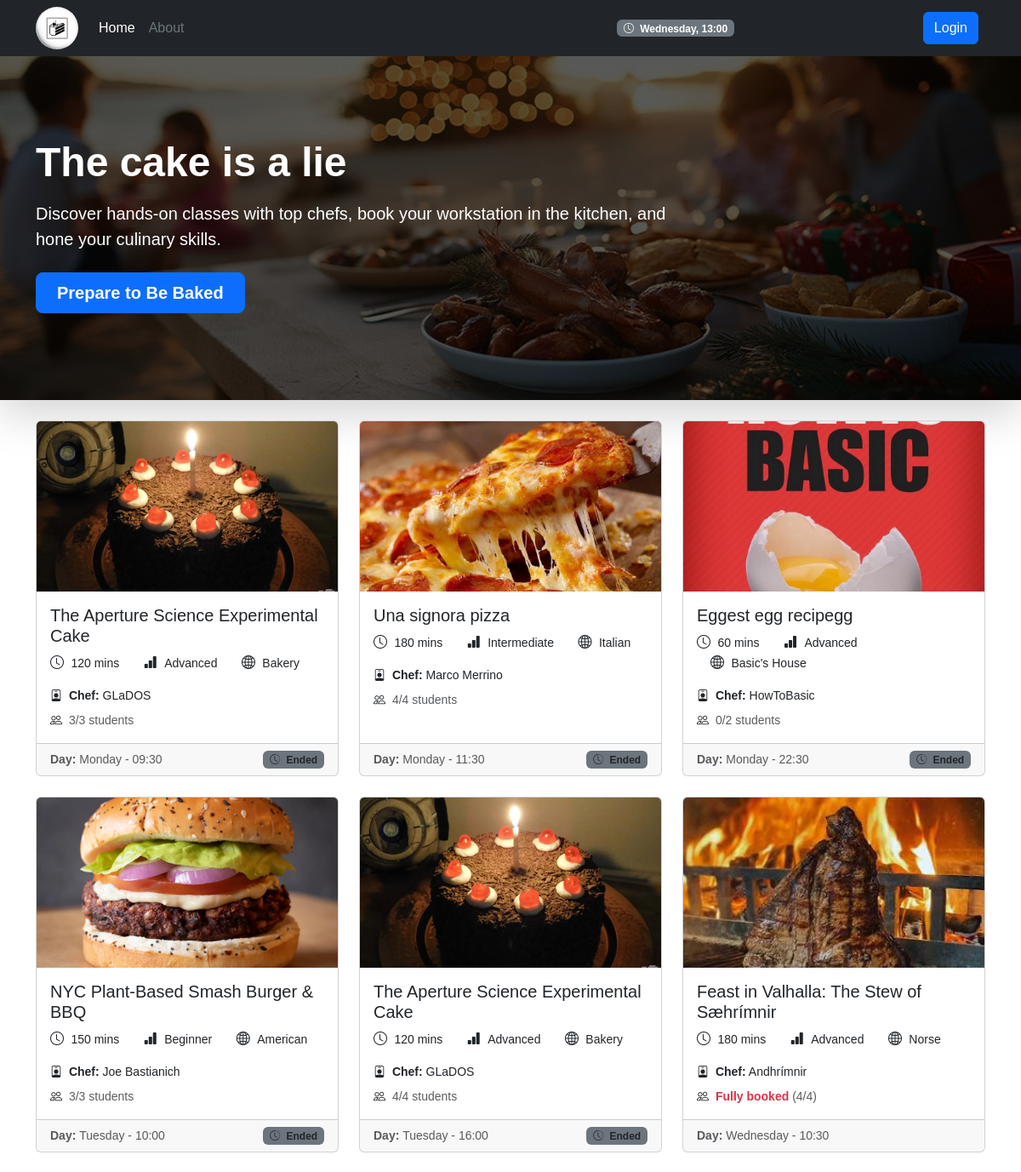
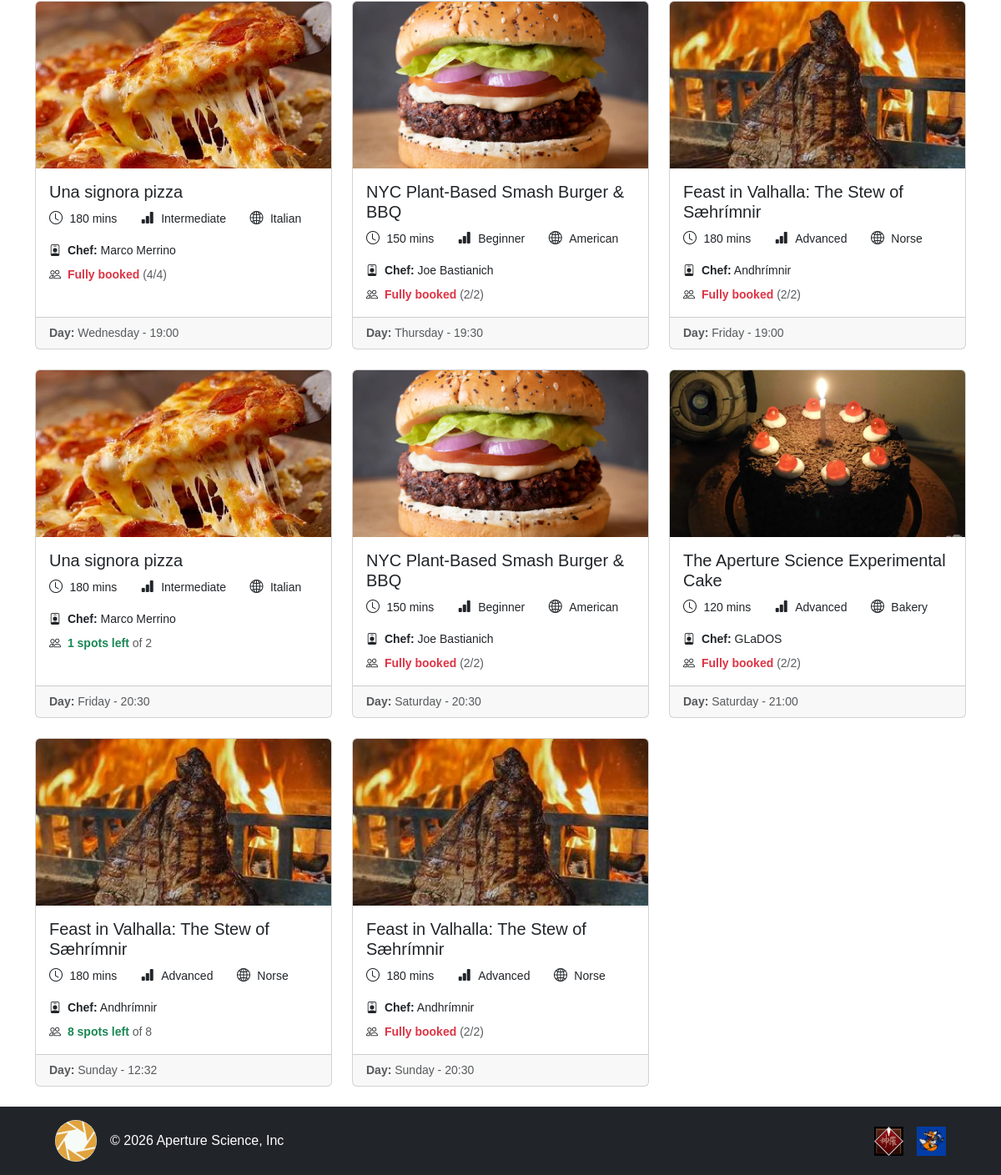
The page / on the database its author committed (2 pictures, top to bottom).
### tables this page shows
CREATE TABLE "CLASS_SESSION" (
	"id"	INTEGER NOT NULL UNIQUE,
	"max_capacity"	INTEGER NOT NULL,
	"start_time"	TEXT NOT NULL,
	"day_of_week"	TEXT NOT NULL,
	"kitchen"	TEXT NOT NULL,
	"COOKING_CLASS_id"	INTEGER NOT NULL,
	PRIMARY KEY("id" AUTOINCREMENT),
	FOREIGN KEY("COOKING_CLASS_id") REFERENCES "COOKING_CLASS"("id") ON DELETE CASCADE
);

CREATE TABLE "COOKING_CLASS" (
	"id"	INTEGER NOT NULL UNIQUE,
	"cuisine"	TEXT NOT NULL,
	"title"	TEXT NOT NULL,
	"duration"	INTEGER NOT NULL,
	"difficulty"	TEXT NOT NULL CHECK("difficulty" IN ('Beginner', 'Intermediate', 'Advanced')),
	"chef_name"	TEXT NOT NULL,
	"description"	TEXT NOT NULL,
	"dietary_category"	TEXT NOT NULL CHECK("dietary_category" IN ('Standard', 'Vegetarian', 'Vegan', 'Gluten-free')),
	"photo_1"	TEXT NOT NULL,
	"photo_2"	TEXT NOT NULL,
	"photo_3"	TEXT NOT NULL,
	"USER_email"	TEXT NOT NULL,
	PRIMARY KEY("id" AUTOINCREMENT),
	FOREIGN KEY("USER_email") REFERENCES "USER"("email") ON DELETE CASCADE
);

### app.py (the view)
@app.route("/")
def home():
    session_classes = cooking_class_dao.get_all_sessions()
    passed_sessions = []
    for session in session_classes:
        if utilities_dao.check_end_of_session(session["day_of_week"], session["start_time"], session["duration"]):
            passed_sessions.append(session["id"])
    user_bookings = {}
    if current_user.is_authenticated:
        for booking in booking_dao.get_user_bookings(current_user.email):
            user_bookings[booking["CLASS_SESSION_id"]] = booking["status"]
    return render_template("public/index.html", session_classes=session_classes, user_bookings=user_bookings, passed_sessions=passed_sessions)

### app.py (called while the page is built)
@app.context_processor
def inject_current_time():
    return {"current_day": utilities_dao.CURRENT_DAY, "current_time": utilities_dao.CURRENT_TIME}

### dao/cooking_class_dao.py (called while the page is built)
def get_all_sessions():
    conn = utilities_dao.db_connect()
    cursor = conn.cursor()
    query = """
        SELECT CLASS_SESSION.*, COOKING_CLASS.*,
            (SELECT COUNT(*)
             FROM BOOKING
             WHERE BOOKING.CLASS_SESSION_id = CLASS_SESSION.id
               AND BOOKING.status = 'ENROLLED') AS enrolled_count
        FROM CLASS_SESSION
        JOIN COOKING_CLASS ON CLASS_SESSION.COOKING_CLASS_id = COOKING_CLASS.id
        """
    cursor.execute(query)
    sessions = cursor.fetchall()
    sessions.sort(key=lambda s: (utilities_dao.DAYS.index(s["day_of_week"]), s["start_time"]))
    utilities_dao.close_connection(conn, cursor)
    return sessions

### dao/utilities_dao.py (called while the page is built)
def db_connect():
    conn = sqlite3.connect(DATABASE)
    conn.row_factory = sqlite3.Row
    conn.execute("PRAGMA foreign_keys = ON")
    return conn

def close_connection(conn, cursor):
    conn.commit()
    cursor.close()
    conn.close()

def get_week_time(day, time_str):
    hours, minutes = time_str.split(":")
    return datetime.timedelta(days=DAYS.index(day), hours=int(hours), minutes=int(minutes))

def get_minutes(time_str):
    return datetime.timedelta(minutes=int(time_str))

def check_end_of_session(day, time, duration):
    session_start_time = get_week_time(day, time)
    session_duration = get_minutes(duration)
    session_end_time = session_start_time + session_duration
    current_time = get_week_time(CURRENT_DAY, CURRENT_TIME)
    return current_time >= session_end_time

### templates/public/index.html (shortened to what this page needs)
{% extends "base.html" %}
{% block content %}
<section class="hero-section">
    <div class="shadow-lg position-relative overflow-hidden hero-banner">
        <div class="position-absolute top-0 start-0 w-100 h-100 d-flex align-items-center hero-mask">
            <div class="container">
                <div class="text-white col-lg-8">
                    <h1 class="display-5 fw-bold mb-3">The cake is a lie</h1>
                    <p class="lead mb-4">Discover hands-on classes with top chefs, book your workstation in the kitchen, and hone your culinary skills.</p>
                    <div class="d-grid gap-2 d-sm-flex">
                        <a href="#sessions-list" class="btn btn-primary btn-lg px-4 gap-3 fw-bold">Prepare to Be Baked</a>
                    </div>
                </div>
            </div>
        </div>
    </div>
</section>
<div id="sessions-list" class="container my-4">
    {% if session_classes %}
    <div class="row g-4">
        {% for session in session_classes %}
        <div class="col-12 col-md-6 col-lg-4">
            <div class="card h-100">
                <img src="{{ url_for('static', filename='img/classes/' ~ session.photo_1) }}" alt="{{ session.title }}" class="card-img-top object-fit-cover card-session-img">
                <div class="card-body">
                    <h5 class="card-title">
                        <a href="{{ url_for('session_details', session_id=session.id) }}" class="stretched-link text-decoration-none text-dark">
                            {{ session.title }}
                        </a>
                    </h5>
                    <ul class="mb-3 list-inline">
                        <li class="list-inline-item">
                            <i class="bi bi-clock me-1"></i>
                            <span class="small">{{ session.duration }} mins</span>
                        </li>
                        <li class="list-inline-item ms-3">
                            <i class="bi bi-bar-chart-fill me-1"></i>
                            <span class="small">{{ session.difficulty }}</span>
                        </li>
                        <li class="list-inline-item ms-3">
                            <i class="bi bi-globe2 me-1"></i>
                            <span class="small">{{ session.cuisine }}</span>
                        </li>
                    </ul>
                    <p class="small mb-2">
                        <i class="bi bi-person-badge me-1"></i>
                        <strong>Chef:</strong> {{ session.chef_name }}
                    </p>
                    <p class="small mb-0">
                        <i class="bi bi-people me-1"></i>
                        {% if session.id in passed_sessions %}
                        <span class="text-muted">{{ session.enrolled_count }}/{{ session.max_capacity }} students</span>
                        {% elif session.max_capacity - session.enrolled_count > 0 %}
                        <strong class="text-success">{{ session.max_capacity - session.enrolled_count }} spots left</strong>
                        <span class="text-muted">of {{ session.max_capacity }}</span>
                        {% else %}
                        <strong class="text-danger">Fully booked</strong>
                        <span class="text-muted">({{ session.max_capacity }}/{{ session.max_capacity }})</span>
                        {% endif %}
                    </p>
                </div>
                <div class="card-footer d-flex justify-content-between mt-0">
                    <small class="text-body-secondary"><strong>Day: </strong>{{ session.day_of_week }} - {{ session.start_time }}</small>
                    {% if session.id in passed_sessions %}
                        {% if user_bookings.get(session.id) == 'ENROLLED' %}
                        <span class="badge bg-secondary"><i class="bi bi-check-circle me-1"></i> Attended</span>
                        {% else %}
                        <span class="badge bg-secondary text-dark"><i class="bi bi-clock-history me-1"></i> Ended</span>
                        {% endif %}
                    {% endif %}
                </div>
            </div>
        </div>
        {% endfor %}
    </div>
    {% endif %}
</div>
{% endblock %}

### static/css/root.css (style rules this page uses)
html { scrollbar-width: thin; scrollbar-color: #0072FA #212529; scroll-behavior: smooth; }
body { padding-top: 60px; overflow-x: hidden; font-family: Verdana, Geneva, Tahoma, sans-serif; }

### static/css/index.css (style rules this page uses)
.hero-banner { background-image: url('../img/home/hero.jpg'); background-size: cover; background-position: center; min-height: 410px; }
.hero-mask { background-color: rgba(0, 0, 0, 0.65); }
.card-session-img { height: 200px; }
#sessions-list { scroll-margin-top: 60px; }

### rows shown on the page
CLASS_SESSION: photo_1 (picture), title "The Aperture Science Experimental Cake", duration "120", difficulty "Advanced", cuisine "Bakery", chef_name "GLaDOS", enrolled_count "3", max_capacity "3", day_of_week "Monday", start_time "09:30", shows "Ended"
CLASS_SESSION: photo_1 (picture), title "Una signora pizza", duration "180", difficulty "Intermediate", cuisine "Italian", chef_name "Marco Merrino", enrolled_count "4", max_capacity "4", day_of_week "Monday", start_time "11:30", shows "Ended"
CLASS_SESSION: photo_1 (picture), title "Eggest egg recipegg", duration "60", difficulty "Advanced", cuisine "Basic's House", chef_name "HowToBasic", enrolled_count "0", max_capacity "2", day_of_week "Monday", start_time "22:30", shows "Ended"
CLASS_SESSION: photo_1 (picture), title "NYC Plant-Based Smash Burger & BBQ", duration "150", difficulty "Beginner", cuisine "American", chef_name "Joe Bastianich", enrolled_count "3", max_capacity "3", day_of_week "Tuesday", start_time "10:00", shows "Ended"
CLASS_SESSION: photo_1 (picture), title "The Aperture Science Experimental Cake", duration "120", difficulty "Advanced", cuisine "Bakery", chef_name "GLaDOS", enrolled_count "4", max_capacity "4", day_of_week "Tuesday", start_time "16:00", shows "Ended"
CLASS_SESSION: photo_1 (picture), title "Feast in Valhalla: The Stew of Sæhrímnir", duration "180", difficulty "Advanced", cuisine "Norse", chef_name "Andhrímnir", max_capacity "4", day_of_week "Wednesday", start_time "10:30"
CLASS_SESSION: photo_1 (picture), title "Una signora pizza", duration "180", difficulty "Intermediate", cuisine "Italian", chef_name "Marco Merrino", max_capacity "4", day_of_week "Wednesday", start_time "19:00"
CLASS_SESSION: photo_1 (picture), title "NYC Plant-Based Smash Burger & BBQ", duration "150", difficulty "Beginner", cuisine "American", chef_name "Joe Bastianich", max_capacity "2", day_of_week "Thursday", start_time "19:30"
CLASS_SESSION: photo_1 (picture), title "Feast in Valhalla: The Stew of Sæhrímnir", duration "180", difficulty "Advanced", cuisine "Norse", chef_name "Andhrímnir", max_capacity "2", day_of_week "Friday", start_time "19:00"
CLASS_SESSION: photo_1 (picture), title "Una signora pizza", duration "180", difficulty "Intermediate", cuisine "Italian", chef_name "Marco Merrino", session.max_capacity-session.enrolled_count "1", max_capacity "2", day_of_week "Friday", start_time "20:30"
CLASS_SESSION: photo_1 (picture), title "NYC Plant-Based Smash Burger & BBQ", duration "150", difficulty "Beginner", cuisine "American", chef_name "Joe Bastianich", max_capacity "2", day_of_week "Saturday", start_time "20:30"
CLASS_SESSION: photo_1 (picture), title "The Aperture Science Experimental Cake", duration "120", difficulty "Advanced", cuisine "Bakery", chef_name "GLaDOS", max_capacity "2", day_of_week "Saturday", start_time "21:00"
CLASS_SESSION: photo_1 (picture), title "Feast in Valhalla: The Stew of Sæhrímnir", duration "180", difficulty "Advanced", cuisine "Norse", chef_name "Andhrímnir", session.max_capacity-session.enrolled_count "8", max_capacity "8", day_of_week "Sunday", start_time "12:32"
CLASS_SESSION: photo_1 (picture), title "Feast in Valhalla: The Stew of Sæhrímnir", duration "180", difficulty "Advanced", cuisine "Norse", chef_name "Andhrímnir", max_capacity "2", day_of_week "Sunday", start_time "20:30"

### other values the page prints
{{ current_day }} "Wednesday"
{{ current_time }} "13:00"
